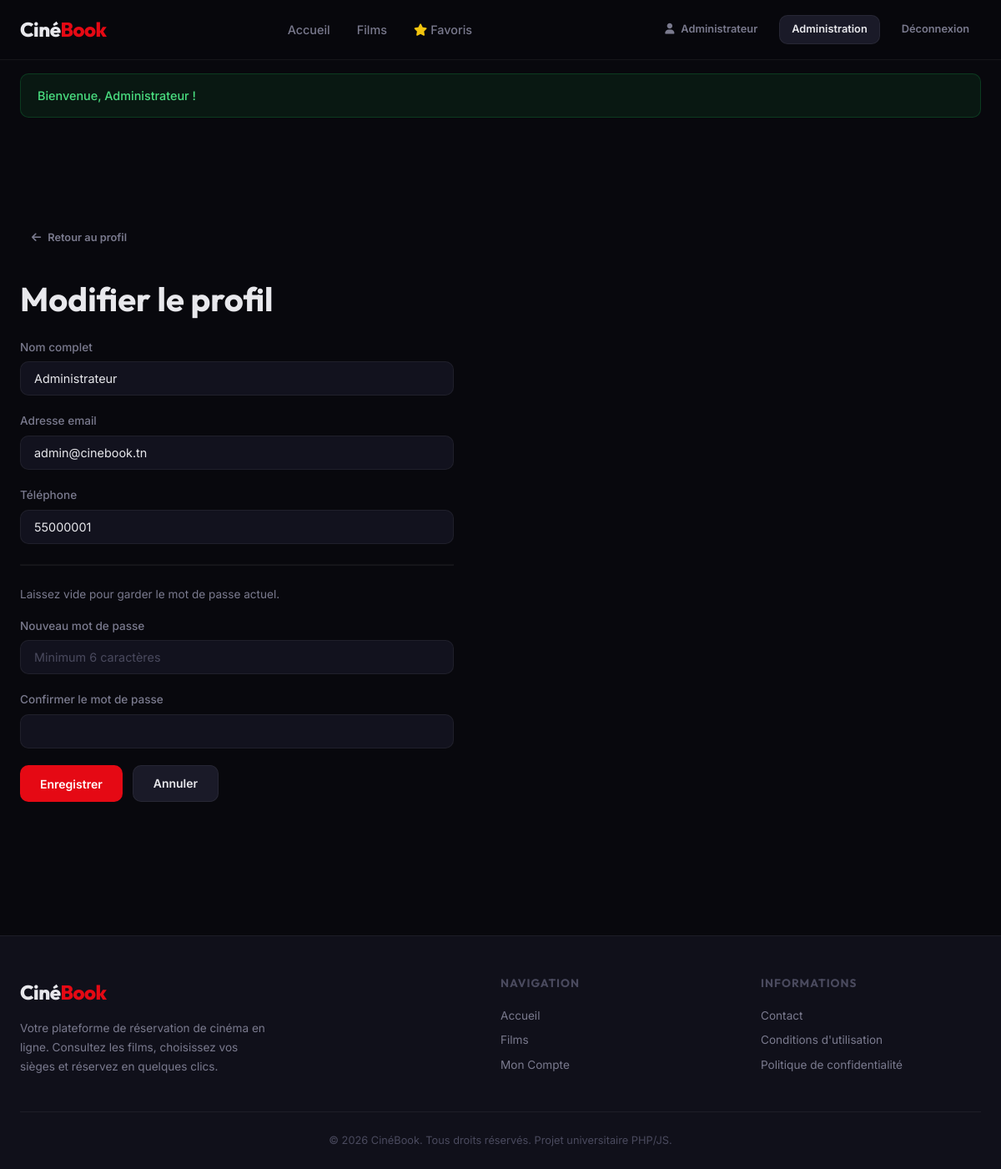
Screenshot of /index.php?page=profile&action=edit (signed in) with the database file from the repository.
### tables this page shows
CREATE TABLE IF NOT EXISTS users (
    id INT AUTO_INCREMENT PRIMARY KEY,
    name VARCHAR(100) NOT NULL,
    email VARCHAR(150) NOT NULL UNIQUE,
    password VARCHAR(255) NOT NULL,
    phone VARCHAR(20) DEFAULT NULL,
    role ENUM('user', 'admin') DEFAULT 'user',
    is_active TINYINT(1) DEFAULT 1,
    created_at DATETIME DEFAULT CURRENT_TIMESTAMP,
    updated_at DATETIME DEFAULT CURRENT_TIMESTAMP ON UPDATE CURRENT_TIMESTAMP
);

### helpers/auth.php (called while the page is built, shortened)
<?php
function currentUserId(): ?int
{
    return $_SESSION['user_id'] ?? null;
}

### models/User.php (called while the page is built, shortened)
<?php
class User
{
    private PDO $db;
    public function __construct()
    {
        $this->db = getDB();
    }
    public function findById(int $id): ?array
    {
        $stmt = $this->db->prepare("SELECT * FROM users WHERE id = ?");
        $stmt->execute([$id]);
        $user = $stmt->fetch();
        return $user ?: null;
    }
}

### config/database.php (called while the page is built, shortened)
<?php
function getDB(): PDO
{
    static $pdo = null;
    if ($pdo === null) {
        $dsn = "mysql:host=" . DB_HOST . ";dbname=" . DB_NAME . ";charset=" . DB_CHARSET;
        $options = [
            PDO::ATTR_ERRMODE            => PDO::ERRMODE_EXCEPTION,
            PDO::ATTR_DEFAULT_FETCH_MODE => PDO::FETCH_ASSOC,
            PDO::ATTR_EMULATE_PREPARES   => false,
        ];
        try {
            $pdo = new PDO($dsn, DB_USER, DB_PASS, $options);
        } catch (PDOException $e) {
            die("Erreur de connexion à la base de données : " . $e->getMessage());
        }
    }
    return $pdo;
}

### helpers/validation.php (called while the page is built, shortened)
<?php
function e(?string $value): string
{
    return htmlspecialchars($value ?? '', ENT_QUOTES, 'UTF-8');
}

### views/user/profile_edit.php (the view, shortened to what this page needs)
<?php require_once __DIR__ . '/../layouts/header.php'; ?>
<div class="page-content">
    <div class="container">
        <a href="<?= BASE_URL ?>/index.php?page=profile" class="btn btn-ghost btn-sm mb-32"><i class="fas fa-arrow-left"></i> Retour au profil</a>
        <div style="max-width:520px;">
            <h1 class="mb-24">Modifier le profil</h1>
            <form method="POST" action="<?= BASE_URL ?>/index.php?page=profile&action=edit">
                <div class="form-group">
                    <label class="form-label" for="name">Nom complet</label>
                    <input type="text" id="name" name="name" class="form-control" value="<?= e($user['name']) ?>" required>
                </div>
                <div class="form-group">
                    <label class="form-label" for="email">Adresse email</label>
                    <input type="email" id="email" name="email" class="form-control" value="<?= e($user['email']) ?>" required>
                </div>
                <div class="form-group">
                    <label class="form-label" for="phone">Téléphone</label>
                    <input type="tel" id="phone" name="phone" class="form-control" value="<?= e($user['phone'] ?? '') ?>">
                </div>
                <hr style="border-color:var(--border);margin:24px 0;">
                <p class="text-muted mb-16" style="font-size:0.85rem;">Laissez vide pour garder le mot de passe actuel.</p>
                <div class="form-group">
                    <label class="form-label" for="password">Nouveau mot de passe</label>
                    <input type="password" id="password" name="password" class="form-control" placeholder="Minimum 6 caractères">
                </div>
                <div class="form-group">
                    <label class="form-label" for="confirm_password">Confirmer le mot de passe</label>
                    <input type="password" id="confirm_password" name="confirm_password" class="form-control">
                </div>
                <div class="flex gap-12">
                    <button type="submit" class="btn btn-primary">Enregistrer</button>
                    <a href="<?= BASE_URL ?>/index.php?page=profile" class="btn btn-secondary">Annuler</a>
                </div>
            </form>
        </div>
    </div>
</div>
<?php require_once __DIR__ . '/../layouts/footer.php'; ?>

### assets/css/style.css (style rules this page uses)
:root { --bg-primary: #08080d; --bg-secondary: #10101a; --bg-card: #14141f; --bg-elevated: #1a1a28; --bg-input: #12121e; --accent: #e50914; --accent-hover: #ff1a26; --accent-gold: #f5c518; --accent-blue: #3b82f6; --text-primary: #e8e8ec; --text-secondary: #7a7a8e; --text-muted: #4a4a5e; --border: rgba(255,255,255,0.06); --border-hover: rgba(255,255,255,0.12); --radius: 10px; --radius-lg: 16px; --shadow: 0 4px 24px rgba(0,0,0,0.4); --shadow-lg: 0 8px 40px rgba(0,0,0,0.6); --transition: 0.25s cubic-bezier(0.4,0,0.2,1); --font-body: 'Inter', -apple-system, sans-serif; --font-display: 'Outfit', 'Inter', sans-serif; --max-width: 1280px; --header-height: 72px; }
*, *::before, *::after { box-sizing: border-box; margin: 0; padding: 0; }
html { scroll-behavior: smooth; -webkit-font-smoothing: antialiased; }
body { font-family: var(--font-body); background: var(--bg-primary); color: var(--text-primary); line-height: 1.6; min-height: 100vh; }
a { color: inherit; text-decoration: none; }
button, input, select, textarea { font-family: inherit; font-size: inherit; }
h1, h2, h3, h4 { font-family: var(--font-display); font-weight: 700; line-height: 1.2; }
h1 { font-size: 2.5rem; }
.container { max-width: var(--max-width); margin: 0 auto; padding: 0 24px; }
.page-content { padding-top: calc(var(--header-height) + 32px); padding-bottom: 80px; min-height: 100vh; }
.btn { display: inline-flex; align-items: center; justify-content: center; gap: 8px; padding: 10px 24px; border-radius: var(--radius); font-weight: 600; font-size: 0.875rem; border: none; cursor: pointer; transition: all var(--transition); text-decoration: none; white-space: nowrap; }
.btn-primary { background: var(--accent); color: #fff; }
.btn-secondary { background: var(--bg-elevated); color: var(--text-primary); border: 1px solid var(--border); }
.btn-sm { padding: 6px 14px; font-size: 0.8rem; }
.btn-ghost { background: transparent; color: var(--text-secondary); }
.form-group { margin-bottom: 20px; }
.form-label { display: block; margin-bottom: 6px; font-size: 0.85rem; font-weight: 500; color: var(--text-secondary); }
.form-control { width: 100%; padding: 11px 16px; background: var(--bg-input); border: 1px solid var(--border); border-radius: var(--radius); color: var(--text-primary); transition: border-color var(--transition); font-size: 0.9rem; }
.form-control::placeholder { color: var(--text-muted); }
.text-muted { color: var(--text-secondary); }
.mb-16 { margin-bottom: 16px; }
.mb-24 { margin-bottom: 24px; }
.mb-32 { margin-bottom: 32px; }
.flex { display: flex; }
.gap-12 { gap: 12px; }

### rows the page displays
users: name "Administrateur", email "admin@cinebook.tn", phone "55000001"

### other values shown
currentUserName() "Administrateur"
$flashSuccess "Bienvenue, Administrateur !"
